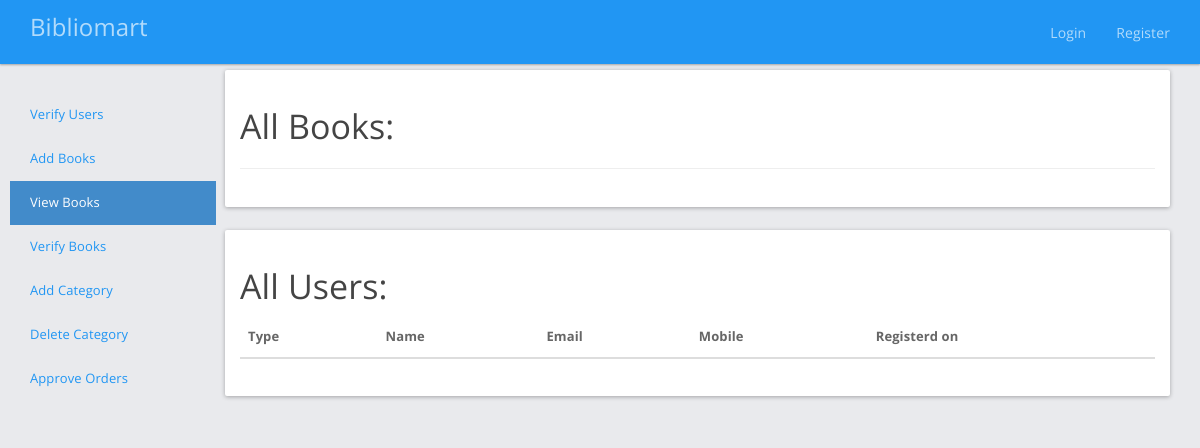
Before: /admin/books with the older database file.
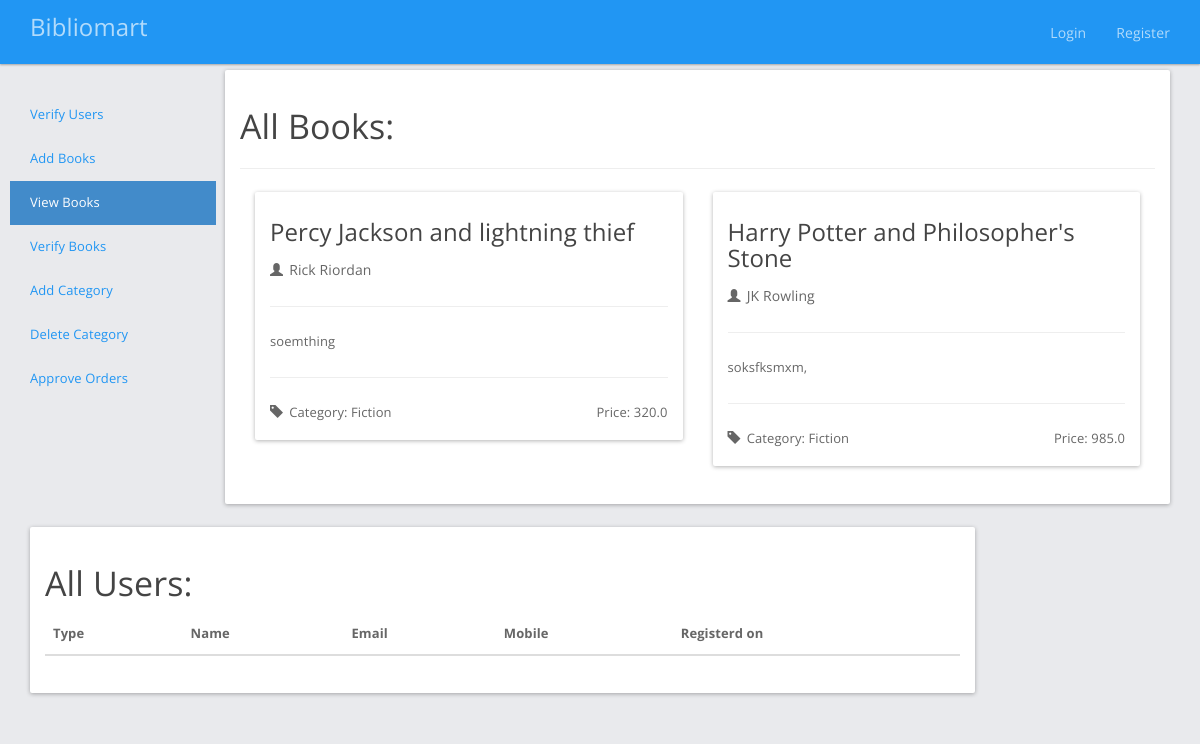
After: the same page with the newer database file.
### models.py (models this page shows, shortened)
class Book(db.Model):
    __tablename__ = "book"
    id = db.Column(db.String, primary_key=True)
    title = db.Column(db.String, nullable=False)
    author = db.Column(db.String, nullable=False)
    price = db.Column(db.Float, nullable=False)
    description = db.Column(db.Text, nullable=False)
    date_added = db.Column(db.DateTime)
    category_id = db.Column(db.String, db.ForeignKey('category.id'))
    category = db.relationship('Category',backref=db.backref('book', lazy='dynamic'))
    images = db.relationship('Image', backref='book', lazy='dynamic')
    carts = db.relationship("Cart", secondary="cart_book", viewonly=True)
    orders = db.relationship("Order", secondary="order_book", viewonly=True)

class Category(db.Model):
    __tablename__ = "category"
    id = db.Column(db.String, primary_key=True)
    name = db.Column(db.String, nullable=False)

### app.py (the view)
@app.route('/admin/books')
def admin_view_books():
    books = Book.query.all()
    return render_template("admin-view-books.html", page="admin_view_books", books=books)

### app.py (called while the page is built)
@app.before_request
def before_request():
    g.user = current_user

### templates/admin-view-books.html (shortened to what this page needs)
<!DOCTYPE html>
<html lang="en">
<head>
    <link href="{{ url_for('static', filename='css/bootswatch.css')}}" rel="stylesheet">
    <link href="{{ url_for('static', filename='css/styles.css') }}" rel="stylesheet">
</head>
<body style="padding-top: 70px;">
    {% include 'navbar.html' %}
    <div id="modal-bg" class="modal-bg">
        <div class="container">
            <div class="row">
                <div class="col-md-2" >
                    <ul class="nav nav-sidebar">
                        <li>
                            <a href="{{url_for('admin_verify')}}">
                                Verify Users
                            </a>
                        </li>
                        <li>
                            <a href="{{url_for('add_book')}}">
                                Add Books
                            </a>
                        </li>
                        <li class="active">
                            <a href="{{url_for('admin_view_books')}}">
                                View Books
                            </a>
                        </li>
                        <li>
                            <a href="{{url_for('admin_delete_books')}}">
                                Verify Books
                            </a>
                        </li>
                        <li>
                            <a href="{{url_for('add_category')}}">
                                Add Category
                            </a>
                        </li>
                        <li>
                            <a href="{{url_for('admin_delete_categories')}}">
                                Delete Category
                            </a>
                        </li>
                        <li>
                            <a href="{{url_for('admin_approve_orders')}}">
                                Approve Orders
                            </a>
                        </li>
                    </ul>
                </div>
                <div class="col-md-10" >
                    <div class="panel">
                        <div class="panel-body">
                            <h3>All Books:</h3>
                            <hr/>
                            {% for book in books %}
                            <div class="col-md-6">
                                <div class="panel panel-default">
                                    <div class="panel-body">
                                        <h4>{{book.title}}</h4>
                                        <span class="glyphicon glyphicon-user" aria-hidden="true"></span>
                                        <span style="font-size:14px;padding-right:10px">{{book.author}}</span>
                                        <hr/>
                                        <p class="book-description">{{book.description}}</p>
                                        <hr/>
                                        <span class="pull-left">
                                            <span class="glyphicon glyphicon-tag" aria-hidden="true"></span>
                                            Category: {{book.category.name}}
                                        </span>
                                        <span class="pull-right">
                                            Price: {{book.price}}
                                        </span>
                                    </div>
                                </div>
                            </div>
                            {% endfor %}
                        </div>
                    </div>
                </div>
                <div class="col-md-10" >
                    <div class="panel">
                        <div class="panel-body">
                            <h3>All Users:</h3>
                            <table class="table table-hover">
                                <thead>
                                    <tr>
                                        <th>Type</th>
                                        <th>Name</th>
                                        <th>Email</th>
                                        <th>Mobile</th>
                                        <th>Registerd on</th>
                                    </tr>
                                </thead>
                            </table>
                        </div>
                    </div>
                </div>
            </div>
        </div>
    </div>
</body>
</html>

### templates/navbar.html (shortened to what this page needs)
<div class="navbar navbar-default navbar-fixed-top navbar-inverse" role="navigation">
    <div class="container">
        <div class="navbar-header">
            <a class="navbar-brand" href="{{url_for('index')}}">Bibliomart</a>
        </div>
        <div class="navbar-collapse collapse">
            <ul class="nav navbar-nav navbar-right">
                {% if g.user.is_authenticated %}
                {% if g.user.is_admin %}
                <li class="{{'active' if 'admin' in page}}">
                    <a href="{{url_for('admin_verify')}}">
                        <span class="glyphicon glyphicon-lock" aria-hidden="true"></span>
                        Admin
                    </a>
                </li>
                {% endif %}
                <li class="dropdown {{'active' if page=='user'}}">
                    <a href="#" class="dropdown-toggle" data-toggle="dropdown" role="button" aria-expanded="false">
                        <span style="padding-right: 10px;" class="glyphicon glyphicon-user" aria-hidden="true"></span>
                        {{g.user.name}} (Me)
                        <span class="caret"></span>
                    </a>
                    <ul class="dropdown-menu" role="menu">
                        <li><a href="{{url_for('edituser')}}">Edit User Details</a></li>
                        <li><a href="{{url_for('logout')}}">Logout</span> </a></li>
                    </ul>
                </li>
                {% else %}
                <li class="{% if page == 'login' %}{{'active'}}{% endif %}">
                  <a href="{{url_for('login')}}">Login</a></li>
                <li class = "{% if page == 'register' %}{{'active'}}{% endif %}">
                  <a href="{{url_for('register')}}">Register</a></li>
                {% endif %}
            </ul>
        </div>
    </div>
</div>

### static/css/styles.css (style rules this page uses)
html, body { height: 100%; background-color:#e9eaed; }
.glyphicon { padding-right: .2em; }
.navbar-nav > li { font-size: 14px; }
.book-description,.comment { white-space: pre-wrap; }
.nav-sidebar { margin-right: -21px; margin-bottom: 20px; margin-left: -20px; }
.nav-sidebar > li > a { padding-right: 20px; padding-left: 20px; }
.nav-sidebar > .active > a, .nav-sidebar > .active > a:hover, .nav-sidebar > .active > a:focus { color: #fff; background-color: #428bca; }

Changed rows visible on the page:
added Book: title "Percy Jackson and lightning thief", author "Rick Riordan", description "soemthing", category.name "Fiction", price "320.0"
added Book: title "Harry Potter and Philosopher's Stone", author "JK Rowling", description "soksfksmxm,", category.name "Fiction", price "985.0"
